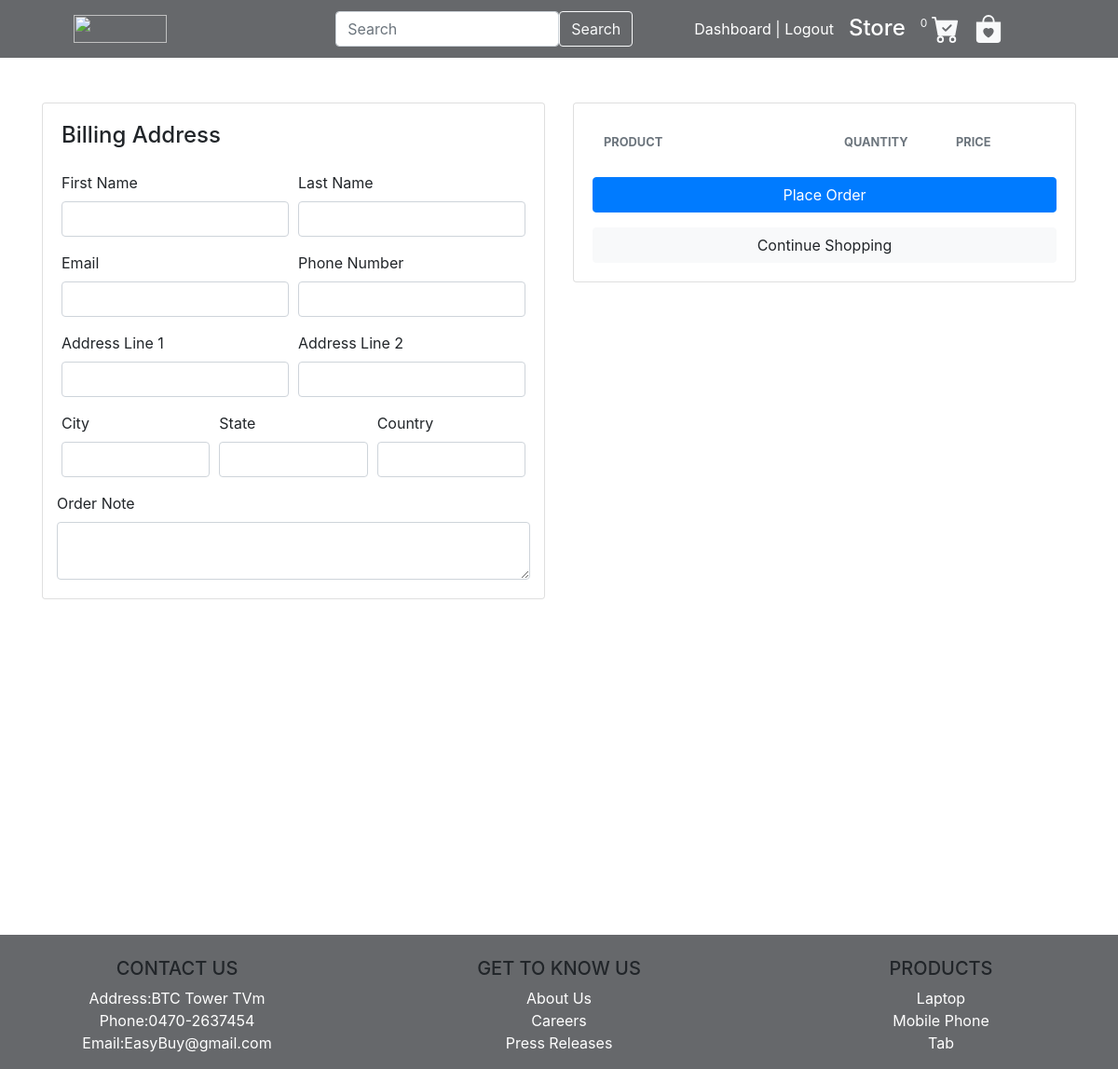
The app's page /cart/checkout/ (signed in), older data.
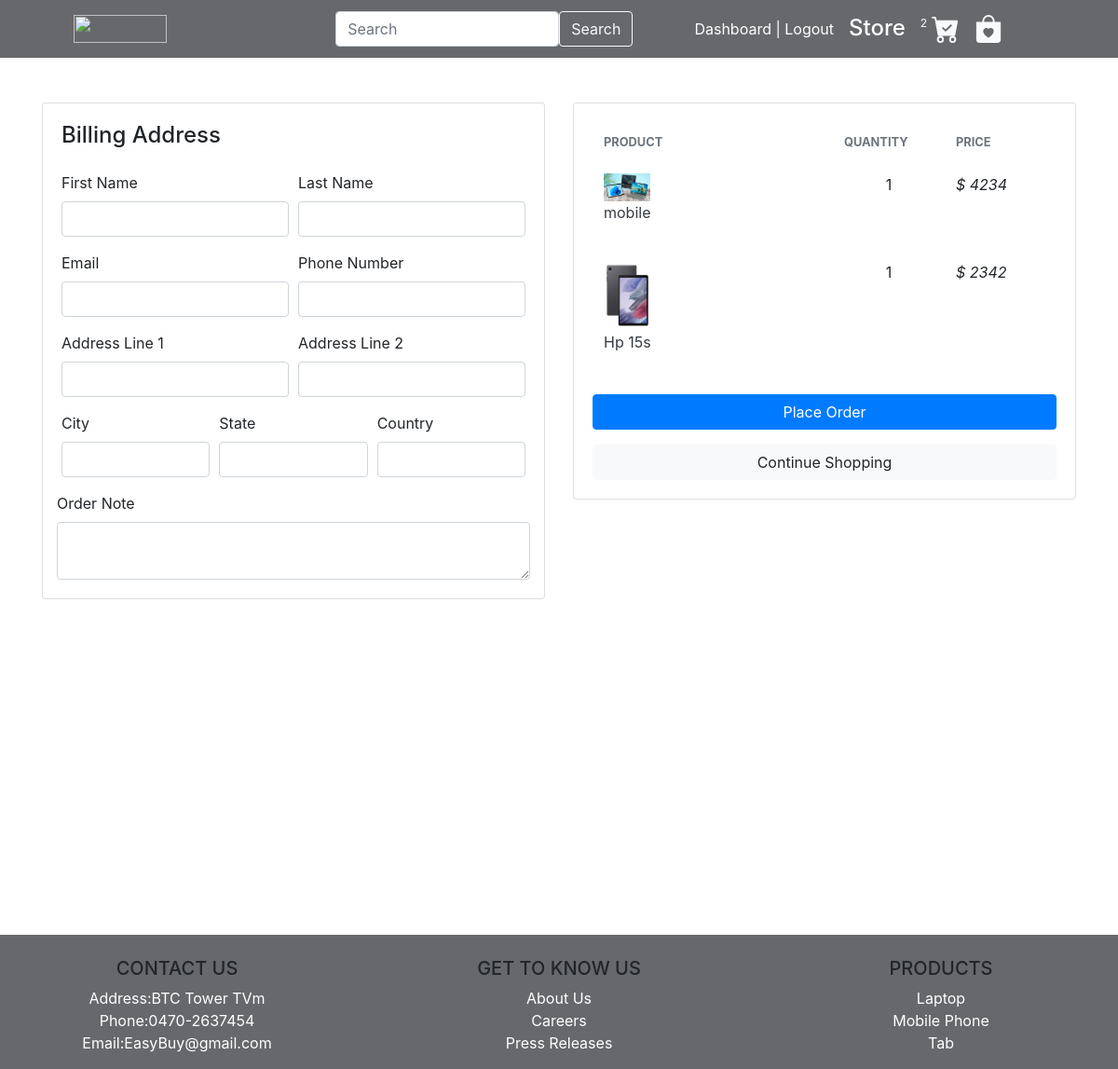
The same page, newer data.
### cart/models.py (models this page shows, shortened)
class Cartitem(models.Model):
    user=models.ForeignKey(Account,on_delete=models.CASCADE,null=True,)
    products=models.ForeignKey(product,on_delete=models.CASCADE)
    variations=models.ManyToManyField(Variation,default=True)
    cart=models.ForeignKey(Cart,on_delete=models.CASCADE,null=True)
    quantity=models.IntegerField()
    is_active=models.BooleanField(default=True)
    def sub_total(self):
        if self.products.new_price !=0:
            return self.products.new_price *self.quantity
        else:
            return self.products.price * self.quantity

### product/models.py (models this page shows, shortened)
class product(models.Model):
    product_name=models.CharField(max_length=200,default='')
    product_model=models.CharField(max_length=50,default='')
    slug=models.SlugField(max_length=500,unique=True,default=uuid.uuid1)
    description=models.TextField(max_length=100)
    ram=models.TextField(max_length=50)
    Screensize=models.TextField(max_length=200)
    processor=models.TextField(max_length=100)
    storage=models.TextField(max_length=100)
    price=models.IntegerField()
    stock=models.IntegerField()
    image1 = models.ImageField(upload_to='photo/storetem',default='')
    image2 = models.ImageField(upload_to='photo/storetem',default='')
    image3 = models.ImageField(upload_to='photo/storetem',default='')
    category=models.ForeignKey(category,on_delete=models.CASCADE)
    brand = models.ForeignKey(brand, on_delete=models.CASCADE)
    is_available=models.BooleanField(default=True)
    new_price=models.IntegerField(default=0)
    discount=models.CharField(max_length=100,default=0)

### cart/views.py (the view)
# urls.py: path('checkout/', views.checkout, name='checkout'),
@login_required(login_url='userlogin')
def checkout(request, total=0, quntity=0, cart_items=None):
    tax = 0
    granttotal = 0
    try:
        if request.user.is_authenticated:
            cart_items = Cartitem.objects.filter(user=request.user, is_active=True)
            cart = Cart.objects.get(cart_id=_cart_id(request))
            cart_items = Cartitem.objects.filter(cart=cart, is_active=True)
        for cart_item in cart_items:
            if cart_item.products.new_price !=0:
                total = total + (cart_item.products.new_price * cart_item.quantity)
            else:
                total = total + (cart_item.products.price * cart_item.quantity)
            print("price null",cart_items.producs.price)
            quntity = quntity + cart_item.quantity
            tax = (18 * total) / 100
            granttotal = total + tax
    except ObjectDoesNotExist:
        pass
    context = {
        'total': total,
        'quntity': quntity,
        'cart_items': cart_items,
        'tax': tax,
        'granttotal': granttotal
    }
    return render(request,'cart/checkout.html',context)

### cart/context_processors.py (called while the page is built)
def counder(request):
    cart_count = 0
    if 'admin' in request.path:
        return {}
    else:
        try:
            cart = Cart.objects.filter(cart_id=_cart_id(request))
            if request.user.is_authenticated:
                cart_items=Cartitem.objects.all().filter(user=request.user)
            else:
                cart_items = Cartitem.objects.all().filter(cart=cart[:1])
            for cart_item in cart_items:
                cart_count += cart_item.quantity
        except Cart.DoesNotExist:
            cart_count = 0
    return dict(cart_count=cart_count)

### cart/views.py (called while the page is built)
def _cart_id(request):
    cart = request.session.session_key
    if not cart:
        cart = request.session.create()
    return cart

### category/context_processors.py (called while the page is built)
def menu_links(request):
    links=category.objects.all()
    return  dict(links=links)

### templates/cart/checkout.html (shortened to what the changed rows need)
{%extends "base/basecode.html" %}
{% load static %}
{%block content %}
<section class="section-content padding-y bg my-5">
    <div class="container">
        <div class="row">
            <aside class="col-lg-6 ">
                <div class="card">
                    <div class="card-body">
                        <table class="table table-borderless table-shopping-cart">
                            <thead class="text-muted">
                            <tr class="small text-uppercase">
                                <th scope="col">Product</th>
                                <th scope="col" width="120">Quantity</th>
                                <th scope="col" width="120">Price</th>
                            </tr>
                            </thead>
                            <tbody>
                            {% for x in cart_items %}
                            <tr>
                                <td>
                                    <figure class="itemside align-items-center">
                                        <div class="aside"><img src="{{ x.products.image1.url }}" class="img-sm"
                                                                width="50rem"></div>
                                        <figcaption class="info">
                                            <a href="{{ cart_item.products.get_url }}" class="title text-dark">
                                                {{x.products.product_name}}</a>
                                        </figcaption>
                                    </figure>
                                </td>
                                <td class="text-center">
                                    <label for="">{{x.quantity}}</label>
                                </td>
                                <td>
                                    <div class="price-wrap">
                                        <var class="price">$ {{ x.sub_total }}</var>
                                        <br>
                                    </div>
                                </td>
                            </tr>
                            {% endfor %}
                            </tbody>
                        </table>
                    </div>
                </div>
            </aside>
        </div>
    </div>
</section>
{% endblock %}

Row changes from the older to the newer data that the page shows:
added Cartitem: products.image1 (picture), products.product_name "mobile", quantity "1", sub_total "4234"
added Cartitem: products.image1 (picture), products.product_name "Hp 15s", quantity "1", sub_total "2342"
Text that changed along with them:
{{ cart_count }}: "0" → "2"
